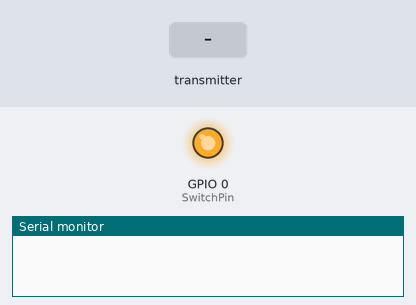
Recording of a sketch running on a simulated ESP8266 (NodeMCU). On the bench: output pins drawn as LEDs (lit = HIGH), the last lines printed to the serial monitor. Inputs (shaded band) come from the test bench.

Above: at 1.2 s.
1.3 s: the transmitter starts sending BeaconState = 1
At 2.4 s:
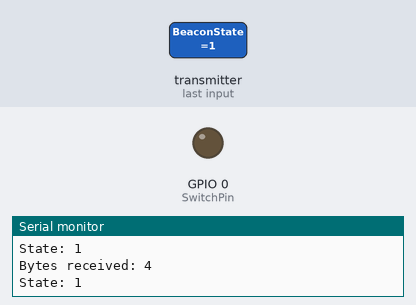
2.8 s: the transmitter starts sending BeaconState = 0
At 3.6 s:
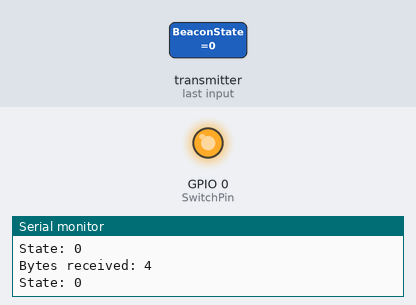
Timing chart, 0 to 5.8 s (numbered marks = the images above; inputs shaded):
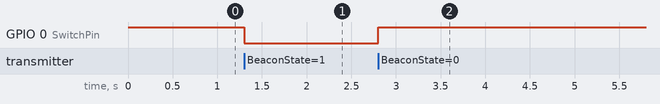

Measured:
- after the input at 1.3 s, GPIO 0 (SwitchPin): HIGH → LOW at once
- after the input at 2.8 s, GPIO 0 (SwitchPin): LOW → HIGH at once

The sketch:

ESPLC_BeaconModule.ino
```cpp
#include <ESP8266WiFi.h>
#include <espnow.h>

// Make the same structure to receive data
typedef struct BeaconStruct{
    int BeaconState;
  } BeaconStruct;

BeaconStruct BeaconStructure;

int State = 0;
int SwitchPin = 0;

// Callback function that will be executed when data is received
void OnDataRecv(uint8_t * mac, uint8_t *incomingData, uint8_t len) {
  memcpy(&BeaconStructure, incomingData, sizeof(BeaconStructure));
  // DEBUG - Variable logging
  Serial.print("Bytes received: ");
  Serial.println(len);
  Serial.print("State: ");
  Serial.println(BeaconStructure.BeaconState);

  // Turn of or on relay depending on state
  if (BeaconStructure.BeaconState == 1)
  {
      // Turn on relay
      digitalWrite(SwitchPin, LOW);
  }
  else{
      // Turn off relay
      digitalWrite(SwitchPin, HIGH);
  }

}

void setup() {
  // Initialize Serial Monitor
  Serial.begin(115200);

  //DEBUG - enable onboard led to test without relays
  pinMode(SwitchPin, OUTPUT);
  digitalWrite(SwitchPin, HIGH);

  // Set device as a Wi-Fi Station
  WiFi.mode(WIFI_STA);
  WiFi.disconnect();

  // Init ESP-NOW
  if (esp_now_init() != 0) {
    Serial.println("Error initializing ESP-NOW");
    return;
  }

  // Once ESPNow is successfully Init, we will register for recv CB to
  // get recv packer info
  esp_now_set_self_role(ESP_NOW_ROLE_SLAVE);
  esp_now_register_recv_cb(OnDataRecv);
}

void loop() {

}
```
